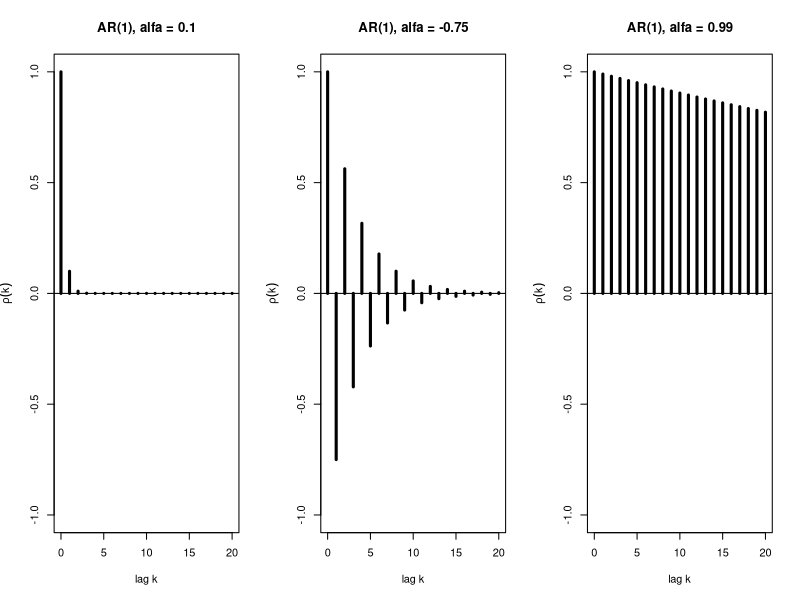
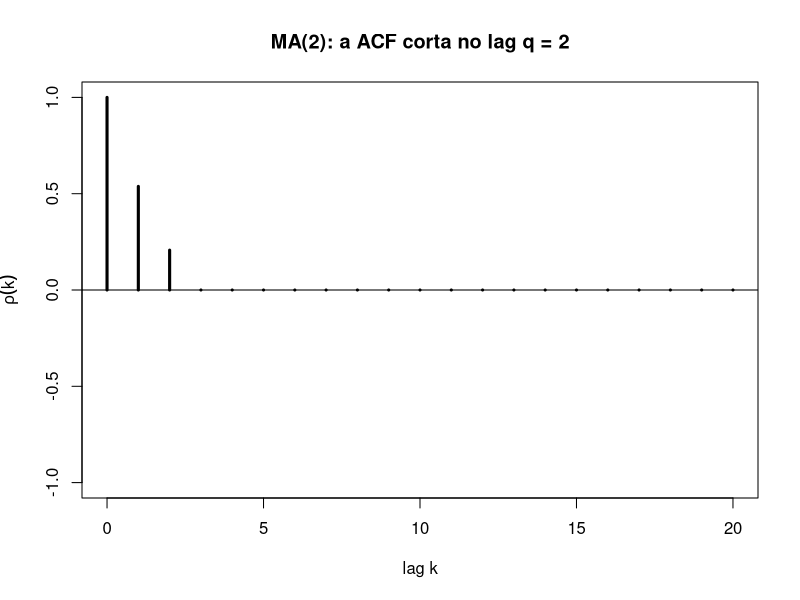

The R script that drew these images, in order:
# =====================================================================
# 3o TRABALHO PRATICO - HIDROLOGIA ESTOCASTICA (EHR806)
# QUESTAO 7 - ACF teorica: (a) AR(1) com alfa = 0,1; -0,75; 0,99
#                          (b) Medias moveis de ordem q
# Baseado em: Aulas/10/01-Processos Autoregressivos.pdf  (rho(k) = alfa^k)
#             Aulas/10/00-Processos de Media Movel.pdf   (rho(k) corta no lag q)
#             Aulas/10/01-AR.R e 00-MA.R (estilo dos scripts)
# Aqui NAO se simula nada: a ACF TEORICA e uma formula, entao so calculamos.
# =====================================================================
graphics.off()          # fecha graficos antigos (evita Plots vazio no RStudio)
lag.max <- 20           # vamos olhar do lag 0 ate o lag 20
k <- 0:lag.max          # k = "quantos passos para tras"

# ---------------------------------------------------------------------
# (a) AR(1): a formula do professor e  rho(k) = alfa^k
#     (cada passo para tras multiplica por alfa de novo)
# ---------------------------------------------------------------------
alfas <- c(0.1, -0.75, 0.99)
par(mfrow = c(1, 3))     # 3 graficos lado a lado
for (a in alfas) {
  rho <- a^k                                  # a formula do professor
  rho.R <- ARMAacf(ar = a, lag.max = lag.max) # o proprio R calcula (conferencia)
  cat("alfa =", a, "| maior diferenca formula x R =",
      format(max(abs(rho - rho.R)), digits = 3), "\n")
  print(round(rho[1:6], 4))                   # lags 0 a 5
  plot(k, rho, type = "h", lwd = 3, ylim = c(-1, 1), # type="h" = barrinhas
       xlab = "lag k", ylab = expression(rho(k)),
       main = paste("AR(1), alfa =", a))
  abline(h = 0)
}
par(mfrow = c(1, 1))     # volta ao normal (forma correta: mfrow = c(1,1))

# ---------------------------------------------------------------------
# (b) MA(q): rho(k) CORTA no lag q  (rho(k) = 0 para k > q)
#     Exemplo: MA(2)  Xt = Zt + 0,6 Zt-1 + 0,3 Zt-2   (beta0 = 1)
# ---------------------------------------------------------------------
beta <- c(1, 0.6, 0.3)                 # beta0, beta1, beta2
q <- length(beta) - 1                  # q = 2
rho.ma <- numeric(lag.max + 1); rho.ma[1] <- 1     # rho(0) = 1
for (kk in 1:lag.max) {
  if (kk <= q) {                       # formula do professor para k = 1..q
    rho.ma[kk + 1] <- sum(beta[1:(q - kk + 1)] * beta[(1 + kk):(q + 1)]) / sum(beta^2)
  } else {
    rho.ma[kk + 1] <- 0                # k > q  -> zero (corta)
  }
}
rho.ma.R <- ARMAacf(ma = beta[-1], lag.max = lag.max)
cat("MA(2): maior diferenca formula x R =",
    format(max(abs(rho.ma - rho.ma.R)), digits = 3), "\n")
print(round(rho.ma[1:6], 4))
plot(k, rho.ma, type = "h", lwd = 3, ylim = c(-1, 1),
     xlab = "lag k", ylab = expression(rho(k)),
     main = "MA(2): a ACF corta no lag q = 2")
abline(h = 0)

# FRASE TECNICA: a ACF teorica do AR(1) estacionario e rho(k) = alfa^k, isto e,
# decai exponencialmente (monotonica se alfa > 0, alternando de sinal se alfa < 0,
# e muito lenta se |alfa| proximo de 1); a do MA(q) e nao nula ate o lag q e
# identicamente nula para k > q (corta no lag q).
